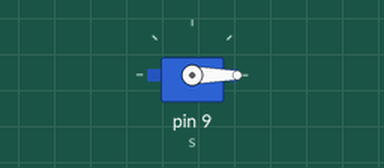
The sketch below on a simulated Arduino Mega 2560, built with avr-gcc and run on an emulated ATmega2560. On the bench: servo.

Above: at 0.05 s.
At 0.45 s:
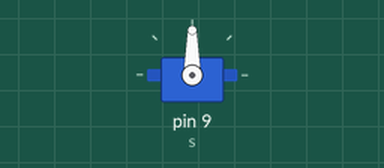
At 0.9 s:
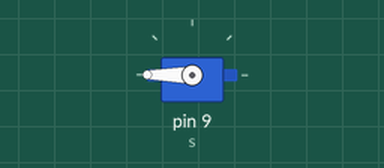
Timing chart, 0 to 3.0 s (numbered marks = the images above):
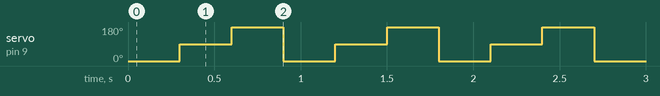

The sketch:

servo.ino
```cpp
// The Servo library (Arduino's, 1.3.0) on a Nano (W5 (5)): tests/servo.rs runs the ELF arduino-cli makes of this (servo.elf).
// The servo on D9 goes to 0, 90 and 180 degrees, 300 ms each; its pulses come every 20 ms, 544 to 2400 us wide.
#include <Servo.h>

Servo s;

void setup() {
  s.attach(9);
}

void loop() {
  s.write(0);
  delay(300);
  s.write(90);
  delay(300);
  s.write(180);
  delay(300);
}
```

adc_time.c
```cpp
// The ADC's conversion time (avr-sim's test the_adc_takes_as_long_as_the_datasheet_says): D13 (PB5) is High while a conversion
// runs (prescaler 128: 25 ADC clocks = 200 us for the first, 13 = 104 us after), D12 (PB4) High for 100 us between them.
#define F_CPU 16000000UL
#include <avr/io.h>
#include <util/delay.h>
int main(void) {
	DDRB = (1 << PB5) | (1 << PB4);
	ADMUX = (1 << REFS0);
	ADCSRA = (1 << ADEN) | (7 << ADPS0);
	for (;;) {
		PORTB |= (1 << PB5);
		ADCSRA |= (1 << ADSC);
		while (ADCSRA & (1 << ADSC)) {}
		PORTB &= ~(1 << PB5);
		PORTB |= (1 << PB4);
		_delay_us(100);
		PORTB &= ~(1 << PB4);
	}
}
```

Measured:
- by itself, servo on pin 9 (s): repeats every 0.90 s: 180° 0.30 s, 0° 0.30 s, 90° 0.30 s
